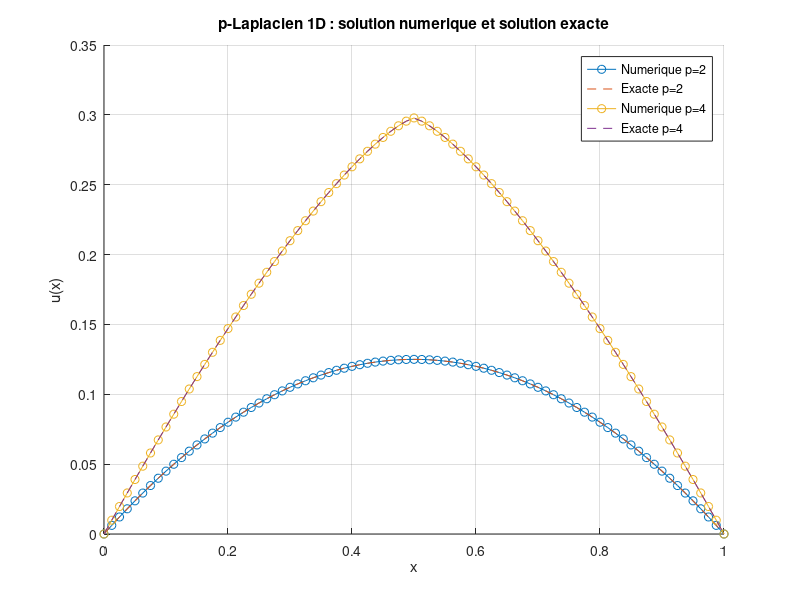

Write the MATLAB code that produced this figure.
% DEMO_P_LAPLACIEN_1D
% Probleme-test independant : -( |u'|^(p-2) u' )' = 1 sur (0,1).
% Conditions aux limites : u(0) = u(1) = 0.
% Exemple de bilan des flux en 1D, sans donnees de recherche.

clear; close all; clc;

N = 80;                         % Nombre de sous-intervalles
x = linspace(0, 1, N+1)';      % Noeuds
h = 1 / N;
x_face = (x(1:end-1) + x(2:end)) / 2;
p_values = [2, 4];

figure('Name', 'p-Laplacien 1D - demonstration');
hold on; grid on;

for k = 1:numel(p_values)
    p = p_values(k);

    % Pour f = 1, l'equilibre q'(x) = -1 et la symetrie donnent :
    q_face = 0.5 - x_face;

    % Relation constitutive : q = |u'|^(p-2) u'
    du_face = sign(q_face) .* abs(q_face).^(1/(p-1));

    % Reconstruction de u avec la condition u(0) = 0.
    u = [0; cumsum(h * du_face)];

    % Solution exacte pour comparaison.
    exponent = p / (p-1);
    u_exact = (p-1)/p * (0.5^exponent - abs(x - 0.5).^exponent);

    % Controle du residu discret et de la condition au bord droit.
    q_reconstruit = abs(diff(u)/h).^(p-2) .* (diff(u)/h);
    residu = -(q_reconstruit(2:end) - q_reconstruit(1:end-1))/h - 1;
    fprintf('p = %g : erreur max = %.3e, residu max = %.3e, |u(1)| = %.3e\n', ...
        p, max(abs(u-u_exact)), max(abs(residu)), abs(u(end)));

    plot(x, u, 'o-', 'DisplayName', sprintf('Numerique p=%g', p));
    plot(x, u_exact, '--', 'DisplayName', sprintf('Exacte p=%g', p));
end

xlabel('x'); ylabel('u(x)');
title('p-Laplacien 1D : solution numerique et solution exacte');
legend('Location', 'best');
hold off;
